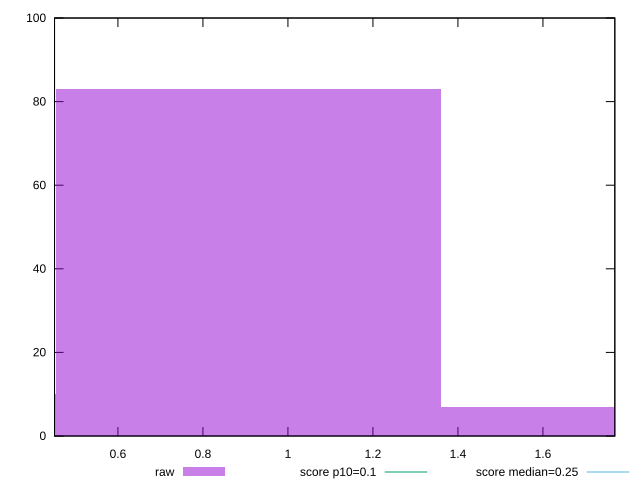

Here is the gnuplot script that generated this plot:
reset

$raw <<EOF
0.9065549580858122 83
0 10
1.8131099161716244 7
EOF

set key outside below
set boxwidth 0.9065549580858122
set xrange [0.45085449218749996:1.7691195678710938]
set yrange [0:100]
set trange [0:100]
set style fill transparent solid 0.5 noborder

set parametric
set terminal svg size 640, 490 enhanced background rgb 'white'
set output "report_00016_2021-02-10T13-31-48.338Z/cumulative-layout-shift/samples/pages+cached/raw/histogram.svg"

plot $raw title "raw" with boxes, \
     0.1,t title "score p10=0.1", \
     0.25,t title "score median=0.25"

reset
